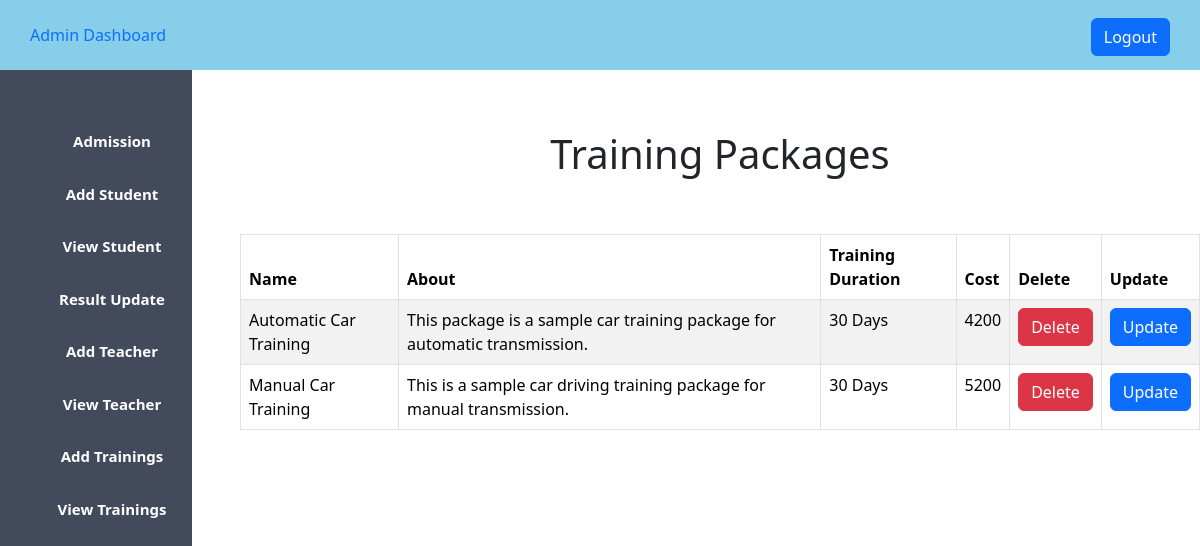
The app's page /car_managment/admin_view_training.php (signed in) with its own data.
### tables this page shows
CREATE TABLE `package_list` (
  `id` int(11) NOT NULL,
  `name` text NOT NULL,
  `description` text NOT NULL,
  `training_duration` varchar(100) NOT NULL,
  `cost` float NOT NULL DEFAULT 0
);

### car_managment/admin_view_training.php (the view, shortened to what this page needs)
<?php
$host = "localhost";
$username = "root";
$password = "";
$database = "car_project";
$data = mysqli_connect($host, $username, $password, $database);
$sql = "SELECT * FROM package_list";
$result = mysqli_query($data, $sql);
?>
<!DOCTYPE html>
<html lang="en">
<head>
    <?php
    include "admin_css.php";
    ?>
</head>
<body>
    <?php
    include "admin_sidebar.php";
    ?>
<div class="content">
        <center>
            <h1>Training Packages</h1>
            <br><br>
            <table class="table table-striped
                    table-bordered table-hover">
                <thead>
                    <tr>
                        <th>Name</th>
                        <th>About</th>
                        <th>Training Duration</th>
                        <th>Cost</th>
                        <th>Delete</th>
                        <th>Update</th>
                    </tr>
                </thead>
                <tbody>
                    <?php
                    while ($info = $result->fetch_assoc()) {
                    ?>
                        <tr>
                            <td><?php echo "{$info['name']}" ?> </td>
                            <td><?php echo "{$info['description']}" ?></td>
                            <td><?php echo "{$info['training_duration']}" ?></td>
                            <td><?php echo "{$info['cost']}" ?></td>
                            <td><?php echo "<a onClick=\"javascript:return confirm('Are you sure to delete this??');\"class='btn btn-danger' href='admin_delete_training.php?package_id={$info['id']}' >Delete</a>" ?></td>
                            <td><?php echo "<a  class='btn btn-primary' href='admin_update_training.php?package_id={$info['id']}' >Update</a>" ?></td>
                        </tr>
                    <?php
                    }
                    ?>
                </tbody>
            </table>
        </center>
</body>
</html>

### car_managment/styles/admin.css (style rules this page uses)
* { padding: 0; margin: 0; }
a,a:hover { text-decoration: none!important; }
.content { margin-left: 20%; margin-top: 5%; }

### records on screen
package_list: name "Automatic Car Training", description "This package is a sample car training package for automatic transmission.", training_duration "30 Days", cost "4200"
package_list: name "Manual Car Training", description "This is a sample car driving training package for manual transmission.", training_duration "30 Days", cost "5200"
